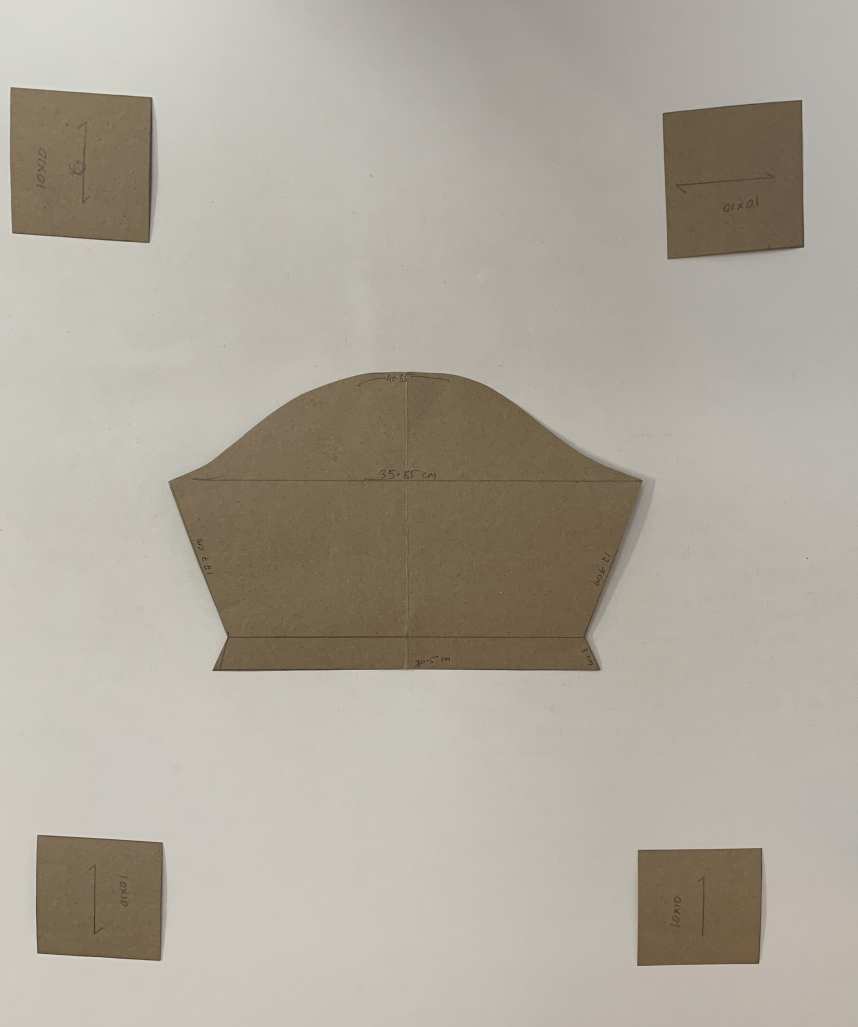
#> input picture Test6.jpg, 2572 x 3081 px, found by its file name (shown at 1/3 size)
$ python presp.py.py
#> lines starting #> are read from the running program, lines starting #| are printed output that depends on the picture
import cv2 as cv
import numpy as np
import matplotlib.pyplot as plt
import matplotlib.image as mplt

img = cv.imread("E:\python1\python\Test6.jpg")
#> img is the input picture: shape (3081, 2572, 3); mean B, G, R 155.3, 167.5, 174

def image_resize(image, width = None, height = None, inter = cv.INTER_AREA):
#> called with height = 700, inter = 3
    dim = None
    (h, w) = image.shape[:2]
#> h = 3081; w = 2572

    # if width is None and height is None:
    #     return image

    if width is None:
        r = height / float(h)
#> r = 0.227
        dim = (int(w * r), height)
#> dim = (584, 700)

    else:
        r = width / float(w)
        dim = (width, int(h * r))

    resized = cv.resize(image , dim , interpolation = inter)
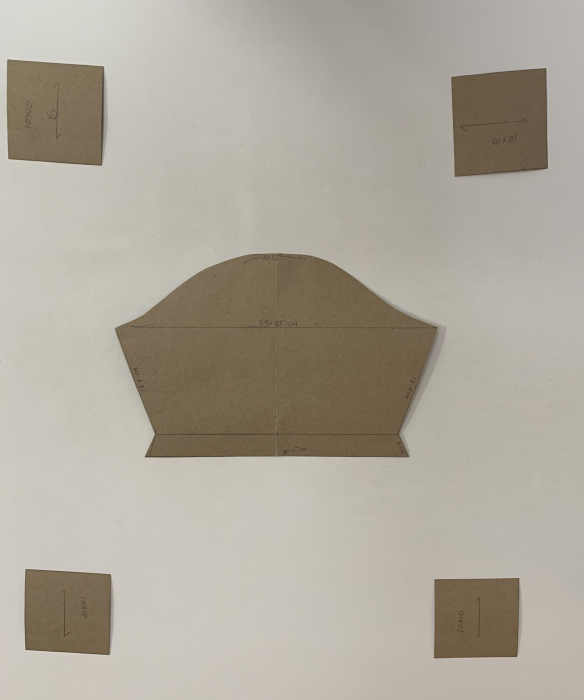
#> resized: shape (700, 584, 3); mean B, G, R 155.3, 167.5, 174

    return resized

resized = image_resize(img, height = 700)


imgcpy = cv.cvtColor(resized , cv.COLOR_BGR2RGB)

# ax = plt.subplot(imgcpy)
# cv2.imshow("" ,ax)
# print(ax)
cv.waitKey(0)

# cv2.destroyAllWindows()
i = 1
pt1 = np.float32([[0,0],[700,0],[0,600],[600,700]])
pt2 = np.float32([[0,0],[800,0],[0,700],[700,800]])
# pt2 = np.float32([[0,0],[700,0],[0,600],[700,700]])

while i == 1:
  i = i + 1

  matrix = cv.getPerspectiveTransform(pt1,pt2)

  res = cv.warpPerspective(imgcpy, matrix , (900 , 800))
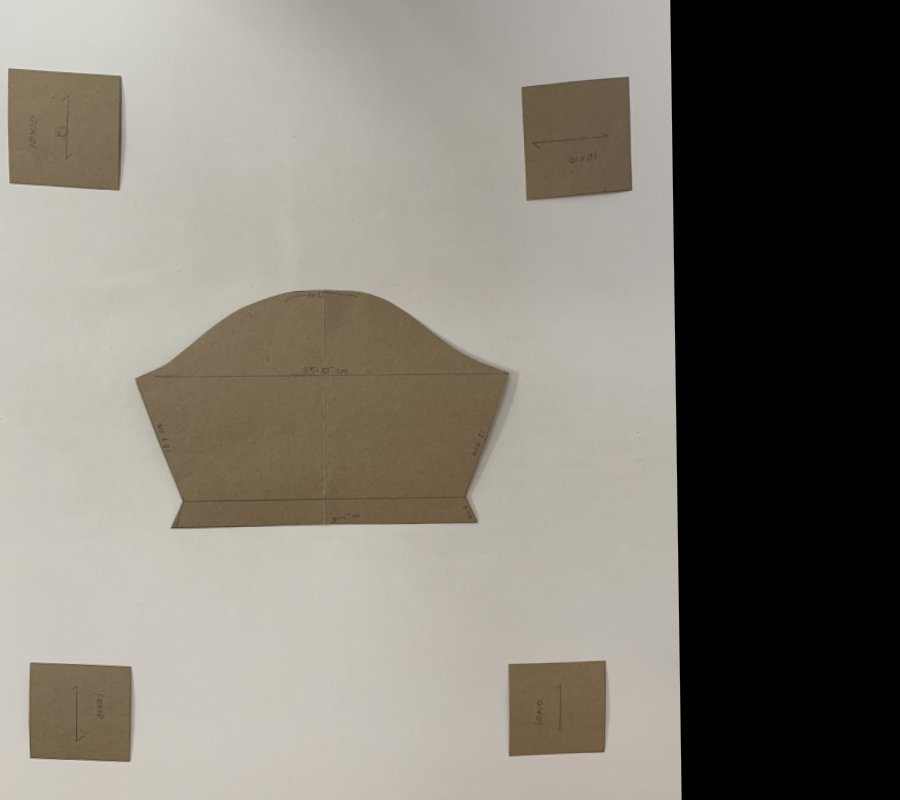
#> res: shape (800, 900, 3); mean R, G, B 130.6, 125.7, 116.5

  cv.imshow("Image",res)

  cv.waitKey(0)

  cv.destroyAllWindows()

$ run again, with Test1.jpg copied over Test6.jpg
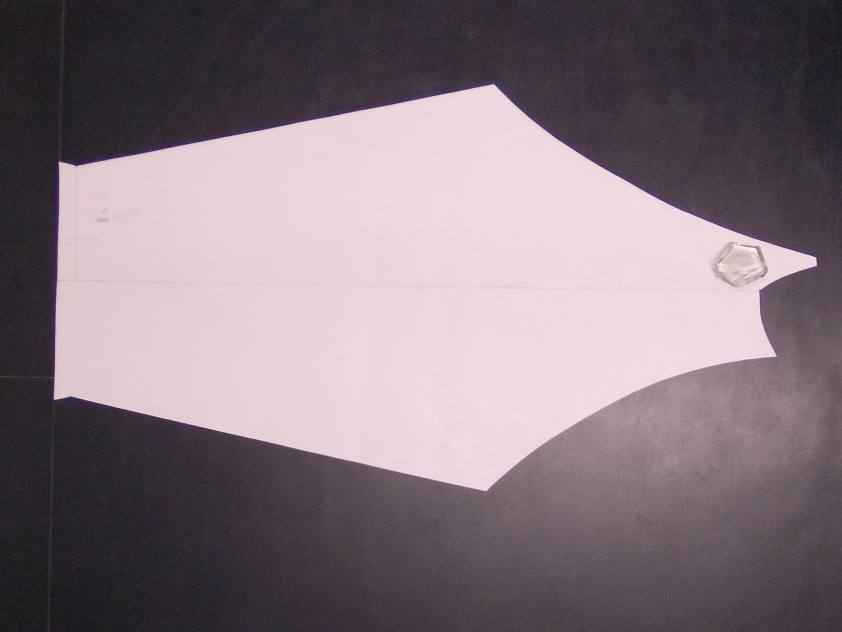
#> input picture Test1.jpg, 2524 x 1894 px, found by its file name (shown at 1/3 size)
#> img is the input picture: shape (1894, 2524, 3); mean B, G, R 124.9, 117.4, 132.3
#> in image_resize, `resized = cv.resize(image , dim , interpolation = inter)`:
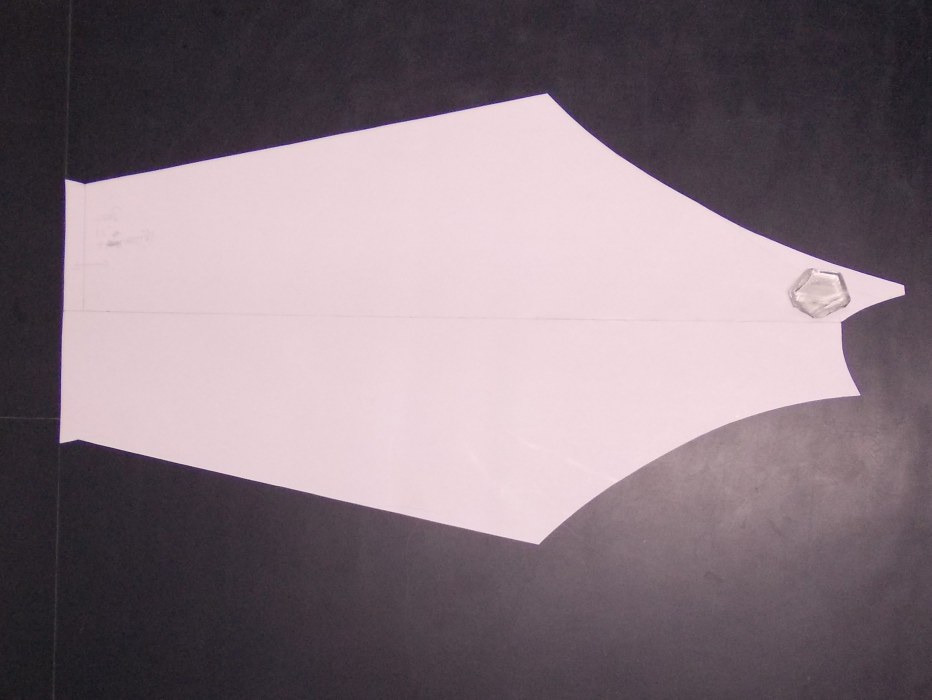
#> resized: shape (700, 932, 3); mean B, G, R 124.9, 117.4, 132.3
#> `res = cv.warpPerspective(imgcpy, matrix , (900 , 800))`:
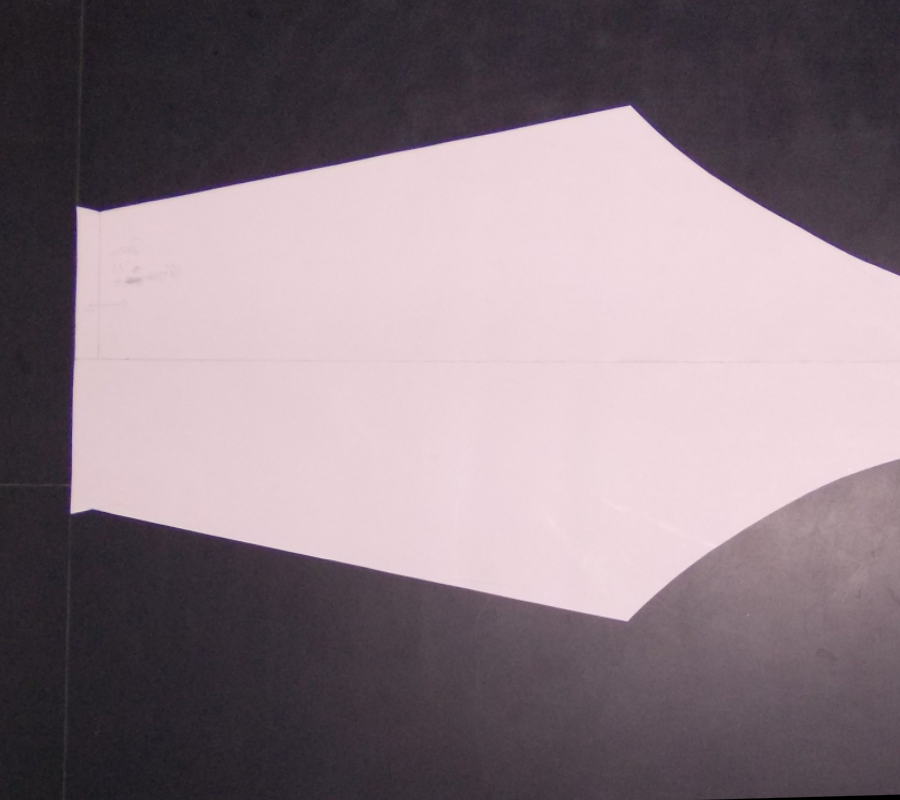
#> res: shape (800, 900, 3); mean R, G, B 138.4, 123.2, 130.6

$ run again, with Test2.jpg copied over Test6.jpg
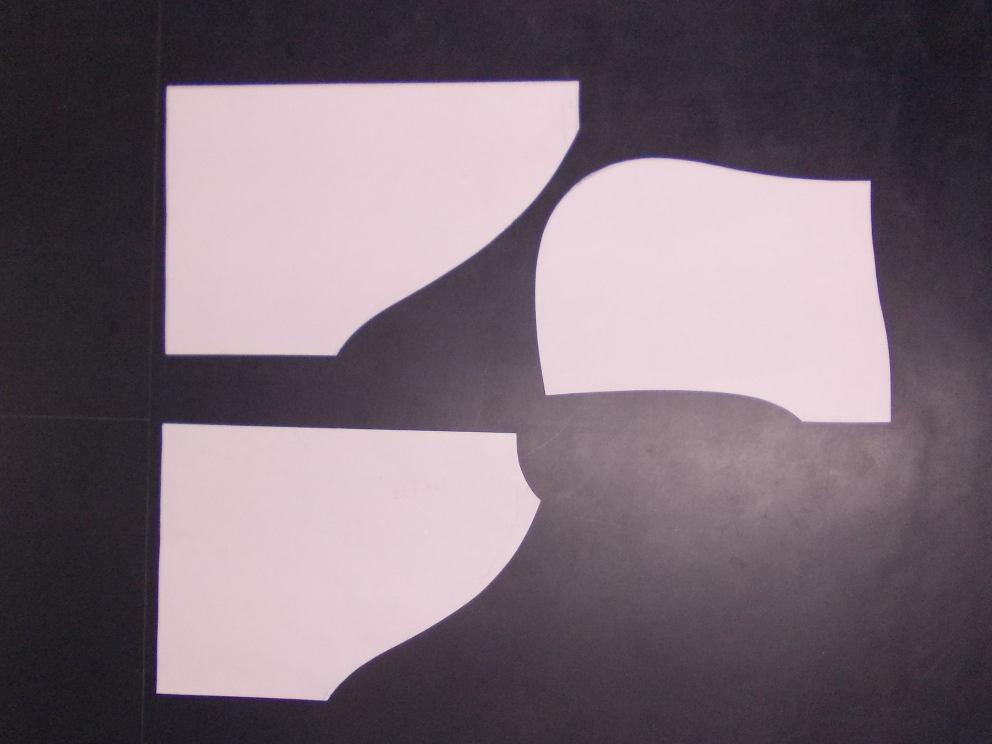
#> input picture Test2.jpg, 2976 x 2232 px, found by its file name (shown at 1/3 size)
#> img is the input picture: shape (2232, 2976, 3); mean B, G, R 116.5, 107.6, 121.6
#> in image_resize, `resized = cv.resize(image , dim , interpolation = inter)`:
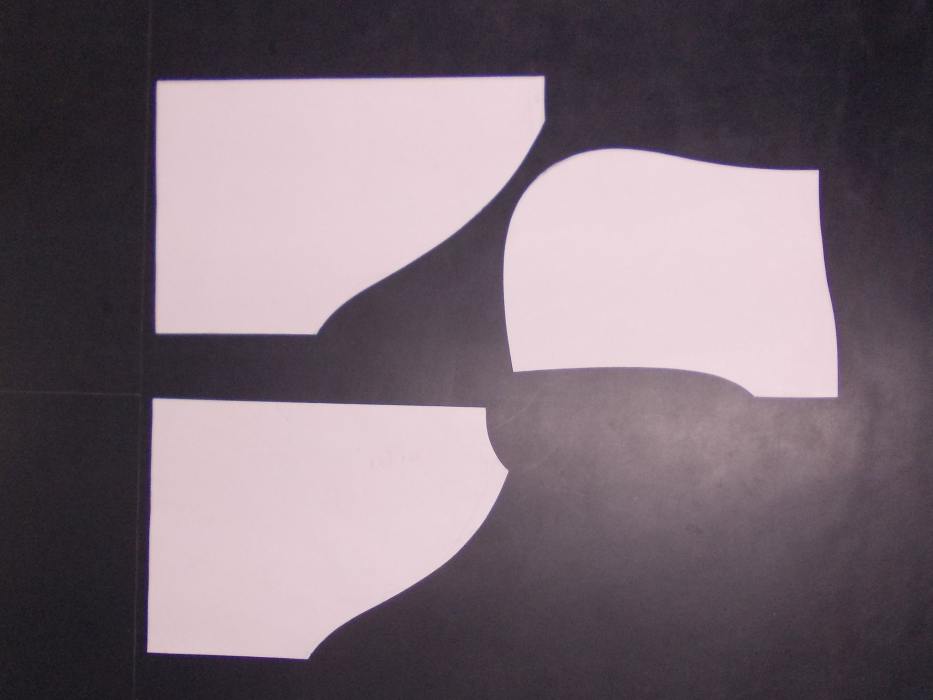
#> resized: shape (700, 933, 3); mean B, G, R 116.5, 107.6, 121.6
#> `res = cv.warpPerspective(imgcpy, matrix , (900 , 800))`:
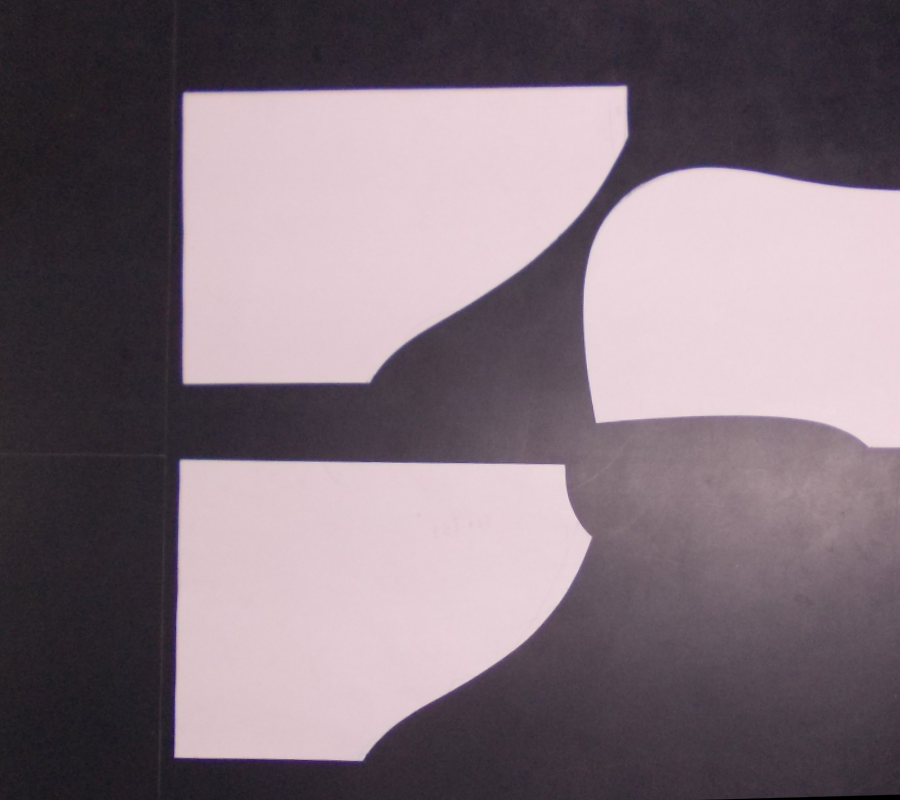
#> res: shape (800, 900, 3); mean R, G, B 128.6, 114.2, 122.9

$ run again, with Test3.jpg copied over Test6.jpg
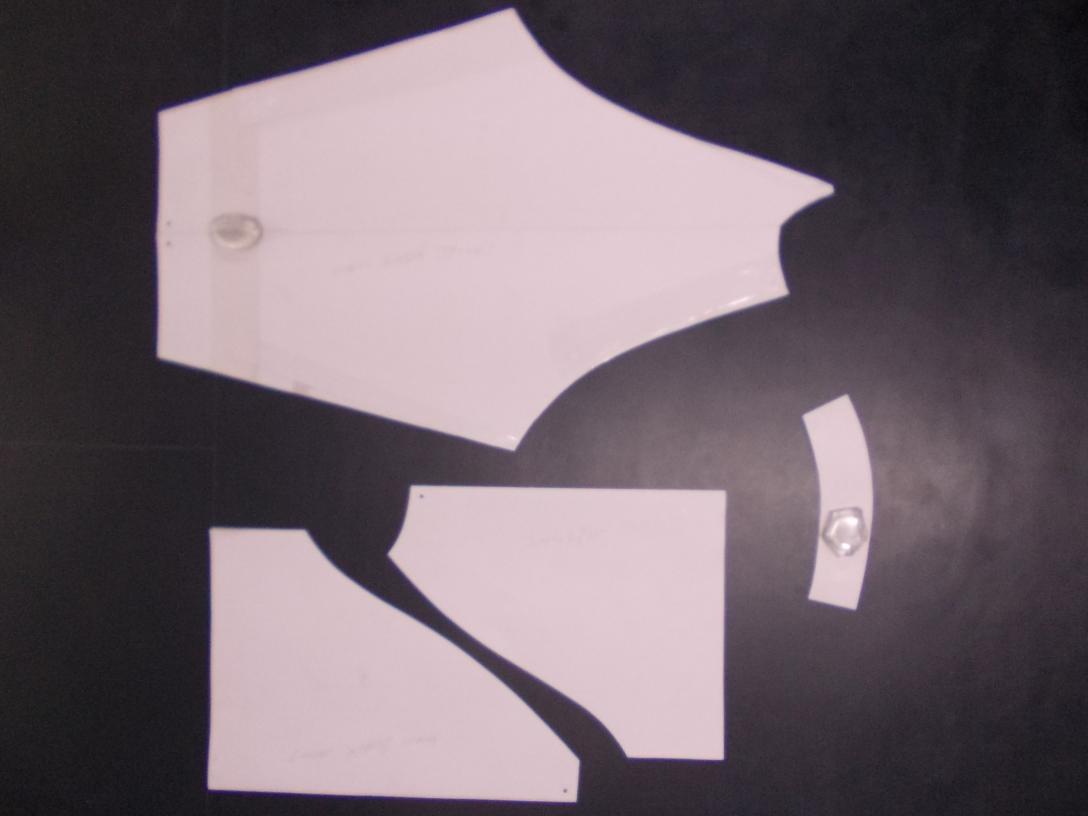
#> input picture Test3.jpg, 3264 x 2448 px, found by its file name (shown at 1/3 size)
#> img is the input picture: shape (2448, 3264, 3); mean B, G, R 110.2, 102.7, 115.9
#> in image_resize, `resized = cv.resize(image , dim , interpolation = inter)`:
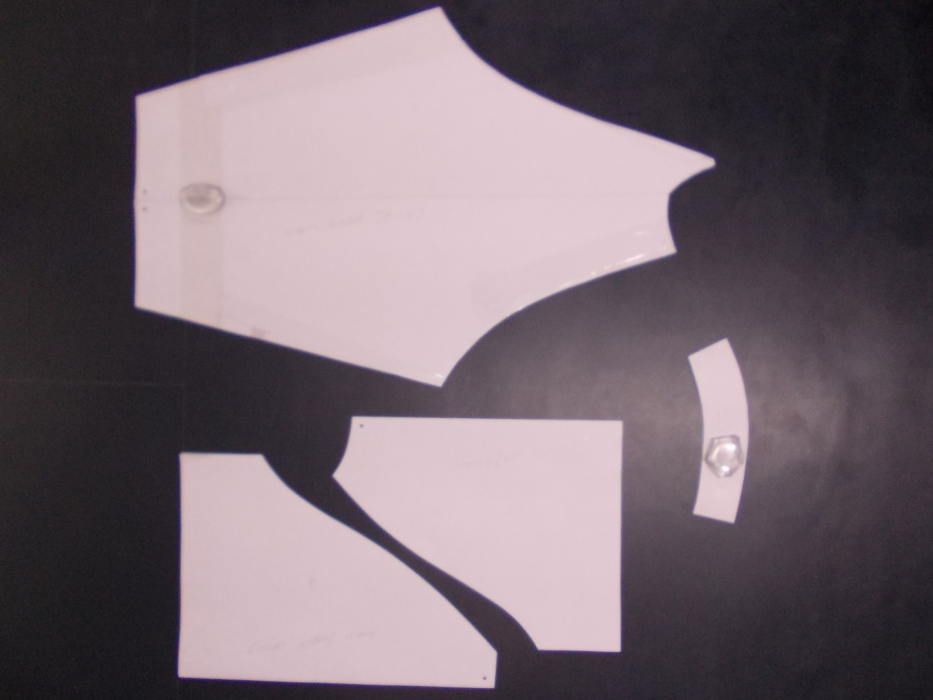
#> resized: shape (700, 933, 3); mean B, G, R 110.2, 102.7, 115.9
#> `res = cv.warpPerspective(imgcpy, matrix , (900 , 800))`:
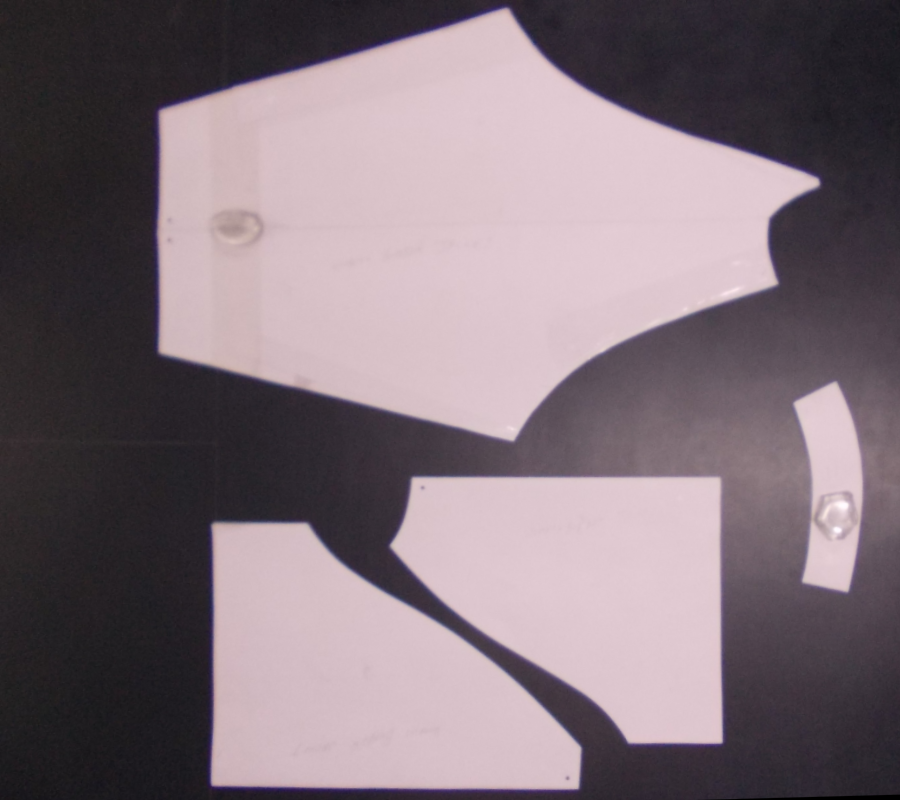
#> res: shape (800, 900, 3); mean R, G, B 128.2, 113.8, 121.3
